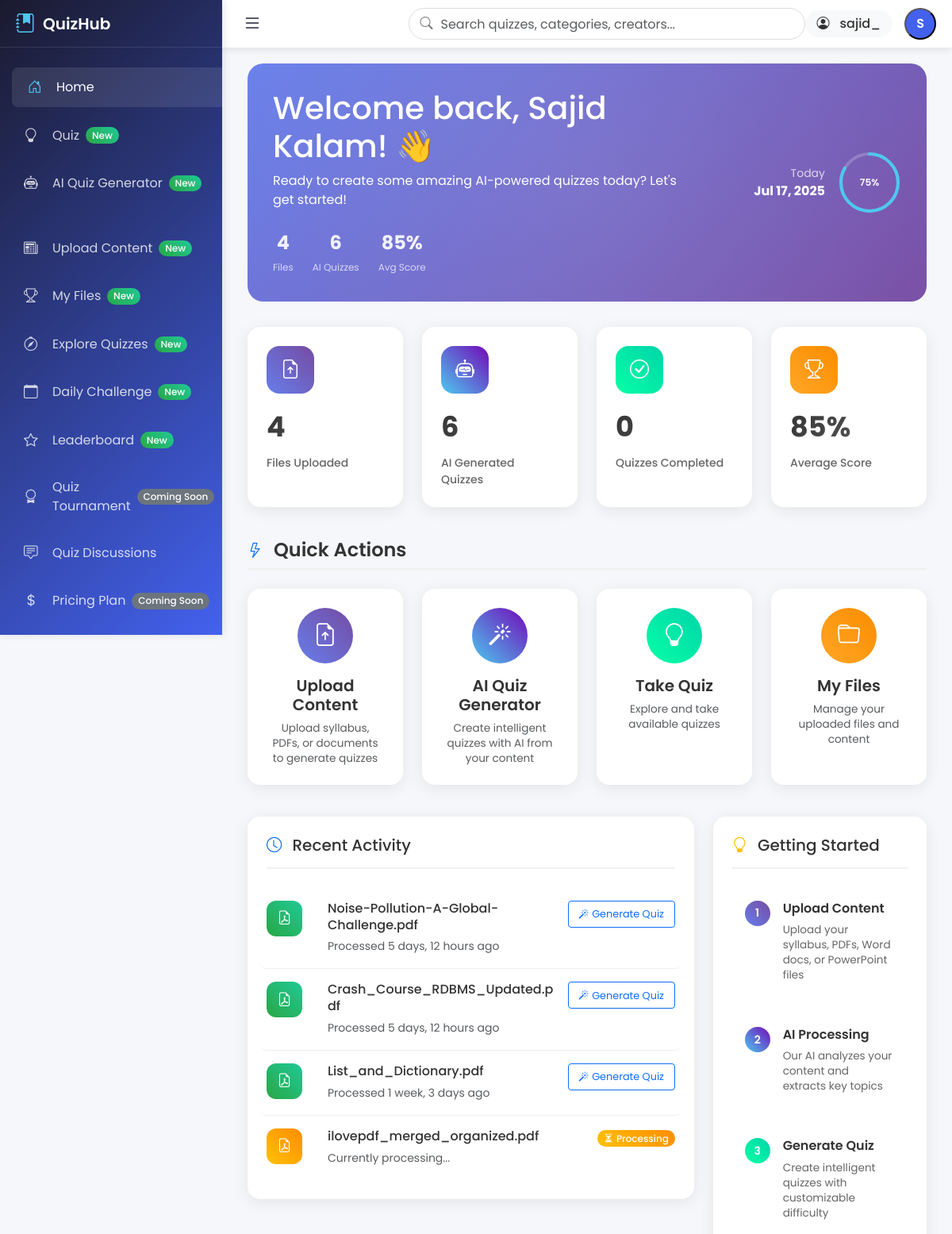
Page /users/dashboard/ (signed in, upper part) on the earlier database version.
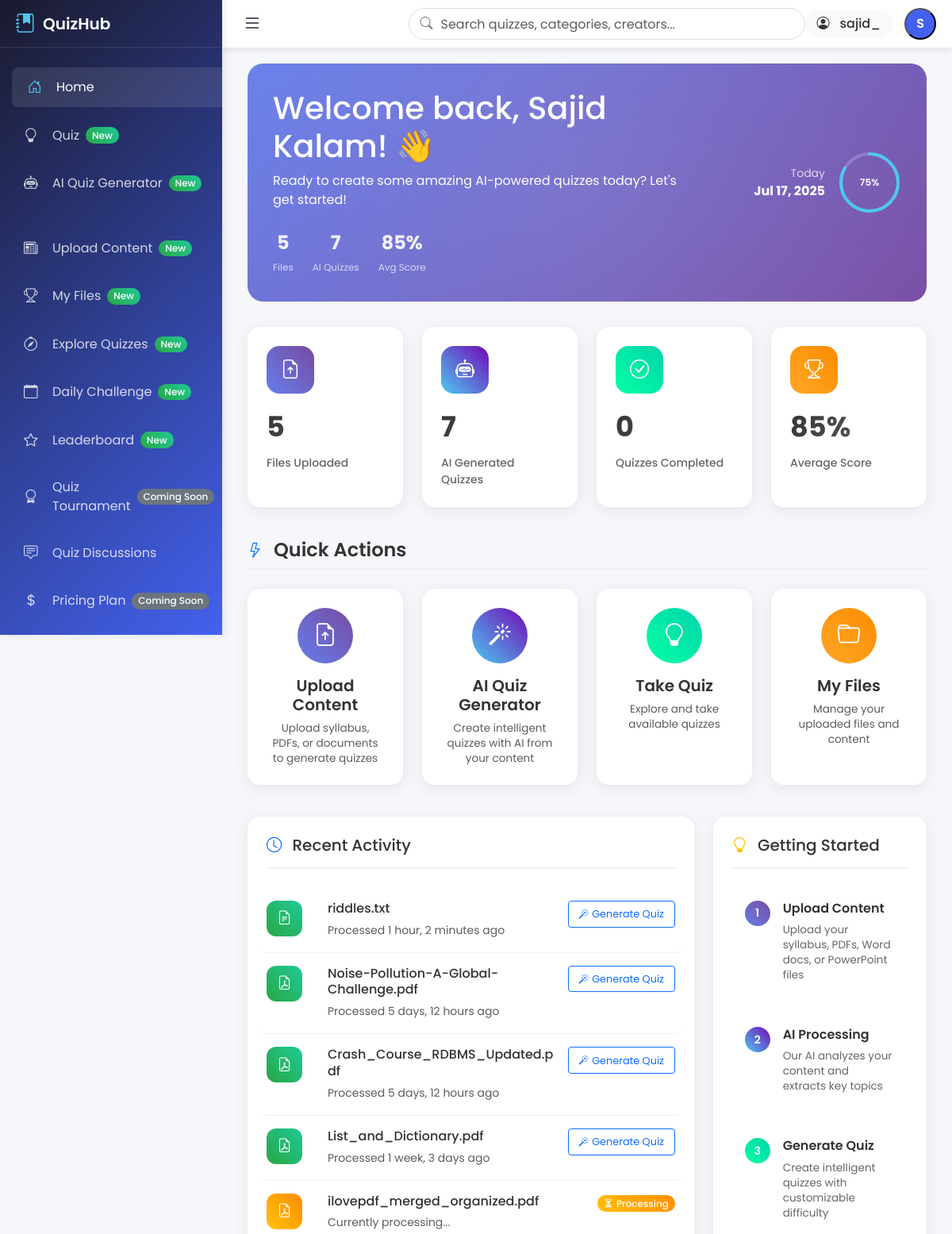
Same page on the later database version.
### textprocessor/models.py (models this page shows, shortened)
class UploadedFile(models.Model):
    STATUS_CHOICES = [
        ('pending', 'Pending Processing'),
        ('processing', 'Processing'),
        ('completed', 'Completed'),
        ('failed', 'Failed'),
    ]
    FILE_TYPE_CHOICES = [
        ('pdf', 'PDF Document'),
        ('txt', 'Text File'),
        ('docx', 'Word Document'),
        ('pptx', 'PowerPoint'),
    ]
    user = models.ForeignKey(settings.AUTH_USER_MODEL, on_delete=models.CASCADE, related_name='uploaded_files')
    file = models.FileField(
        upload_to='uploads/%Y/%m/%d/',
        validators=[FileExtensionValidator(allowed_extensions=['pdf', 'txt', 'docx', 'pptx'])]
    )
    original_filename = models.CharField(max_length=255)
    file_type = models.CharField(max_length=10, choices=FILE_TYPE_CHOICES)
    file_size = models.PositiveIntegerField(help_text="File size in bytes")
    extracted_text = models.TextField(blank=True, null=True)
    processed_topics = models.JSONField(blank=True, null=True, help_text="AI-extracted topics and sections")
    status = models.CharField(max_length=20, choices=STATUS_CHOICES, default='pending')
    uploaded_at = models.DateTimeField(auto_now_add=True)
    processed_at = models.DateTimeField(blank=True, null=True)
    metadata = models.JSONField(blank=True, null=True, help_text="Additional processing metadata")
    error_message = models.TextField(blank=True, null=True)
    quizzes_generated = models.IntegerField(default=0)
    class Meta:
        ordering = ['-uploaded_at']
        indexes = [
            models.Index(fields=['user', 'status']),
            models.Index(fields=['uploaded_at']),
        ]

### users/views.py (the view, shortened to what this page needs)
# urls.py: path('', views.admin_dashboard, name='dashboard'),
def dashboard(request):
    if not request.user.is_authenticated:
        return redirect('users:login')
    user = request.user
    if user.role == 'admin' or user.is_staff or user.is_superuser:
        return redirect('admin_dashboard:dashboard')
    template_map = {
        'student': 'student/dashboard.html',
        'teacher': 'staff/dashboard.html',
    }
    template = template_map.get(user.role)
    if not template:
        messages.error(request, "Unknown user role. Contact admin.")
        return redirect('users:login')
    context = {
        'current_date': timezone.now(),
    }
    if user.role == 'student':
        from textprocessor.models import UploadedFile
        from quizzes.models import Quiz
        user_files = UploadedFile.objects.filter(user=user)
        recent_files = user_files.order_by('-uploaded_at')[:5]
        uploaded_files_count = user_files.count()
        ai_generated_quizzes = Quiz.objects.filter(created_by=user).count()
        context.update({
            'recent_files': recent_files,
            'uploaded_files_count': uploaded_files_count,
            'ai_generated_quizzes': ai_generated_quizzes,
            'quizzes_completed': 0,  # TODO: Implement quiz attempts tracking
            'average_score': 85,     # TODO: Calculate from quiz results
        })
    messages.success(request, f"Welcome to your {user.role} dashboard!")
    return render(request, template, context)

### users/models.py (called while the page is built)
    def get_full_name(self):
        return self.full_name

### student/templates/student/dashboard.html (shortened to what the changed rows need)
{% extends 'base/student_base.html' %}
{% load static %}
{% block content %}
<div class="container-fluid">
    <div class="dashboard-header">
        <div class="welcome-content">
            <div class="row align-items-center">
                <div class="col-md-8">
                    <h1 class="mb-2">Welcome back, {{ user.get_full_name|default:user.username }}! 👋</h1>
                    <div class="quick-stats">
                        <div class="quick-stat">
                            <span class="quick-stat-number">{{ uploaded_files_count|default:0 }}</span>
                            <span class="quick-stat-label">Files</span>
                        </div>
                        <div class="quick-stat">
                            <span class="quick-stat-number">{{ ai_generated_quizzes|default:0 }}</span>
                            <span class="quick-stat-label">AI Quizzes</span>
                        </div>
                    </div>
                </div>
            </div>
        </div>
    </div>
    <div class="row mb-4">
        <div class="col-lg-3 col-md-6 mb-3">
            <div class="stats-card">
                <div class="stats-icon" style="background: linear-gradient(45deg, #667eea, #764ba2);">
                    <i class="bi bi-file-earmark-arrow-up"></i>
                </div>
                <div class="stats-number">{{ uploaded_files_count|default:0 }}</div>
                <p class="stats-label">Files Uploaded</p>
            </div>
        </div>
        <div class="col-lg-3 col-md-6 mb-3">
            <div class="stats-card">
                <div class="stats-icon" style="background: linear-gradient(45deg, #4cc9f0, #7209b7);">
                    <i class="bi bi-robot"></i>
                </div>
                <div class="stats-number">{{ ai_generated_quizzes|default:0 }}</div>
                <p class="stats-label">AI Generated Quizzes</p>
            </div>
        </div>
    </div>
    <div class="row">
        <div class="col-lg-8">
            <div class="recent-activity">
                {% if recent_files %}
                    {% for file in recent_files %}
                    <div class="activity-item">
                        <div class="activity-icon flex-shrink-0" style="background: {% if file.status == 'completed' %}linear-gradient(45deg, #28a745, #20c997){% elif file.status == 'processing' %}linear-gradient(45deg, #ffc107, #ff8c00){% else %}linear-gradient(45deg, #dc3545, #e91e63){% endif %};">
                            {% if file.file_type == 'pdf' %}
                                <i class="bi bi-file-earmark-pdf"></i>
                            {% elif file.file_type == 'docx' %}
                                <i class="bi bi-file-earmark-word"></i>
                            {% elif file.file_type == 'pptx' %}
                                <i class="bi bi-file-earmark-ppt"></i>
                            {% else %}
                                <i class="bi bi-file-earmark-text"></i>
                            {% endif %}
                        </div>
                        <div class="flex-grow-1 min-w-0 file-content">
                            <h6 class="mb-1 file-name" title="{{ file.original_filename }}">{{ file.original_filename }}</h6>
                            <small class="text-muted file-info">
                                {% if file.status == 'completed' %}
                                    Processed {{ file.processed_at|timesince }} ago
                                {% elif file.status == 'processing' %}
                                    <span class="loading-pulse">Currently processing...</span>
                                {% else %}
                                    Failed to process
                                {% endif %}
                            </small>
                        </div>
                        <div class="flex-shrink-0 d-none d-md-block">
                            {% if file.status == 'completed' %}
                                <a href="{% url 'textprocessor:generate_quiz' %}?file={{ file.id }}"
                                    class="btn btn-sm btn-outline-primary desktop-btn">
                                    <i class="bi bi-magic me-1"></i><span class="d-none d-lg-inline">Generate </span>Quiz
                                </a>
                            {% elif file.status == 'processing' %}
                                <span class="badge bg-warning loading-pulse">
                                    <i class="bi bi-hourglass-split me-1"></i>Processing
                                </span>
                            {% else %}
                                <span class="badge bg-danger">Failed</span>
                            {% endif %}
                        </div>
                    </div>
                    {% endfor %}
                {% endif %}
            </div>
        </div>
    </div>
</div>
{% endblock %}

Differences in the rows shown:
added UploadedFile: file_type "txt" (drawn), original_filename "riddles.txt", processed_at "1 hour, 2 minutes"
Other differences:
{{ uploaded_files_count|default:0 }}: "4" → "5"
{{ ai_generated_quizzes|default:0 }}: "6" → "7"
